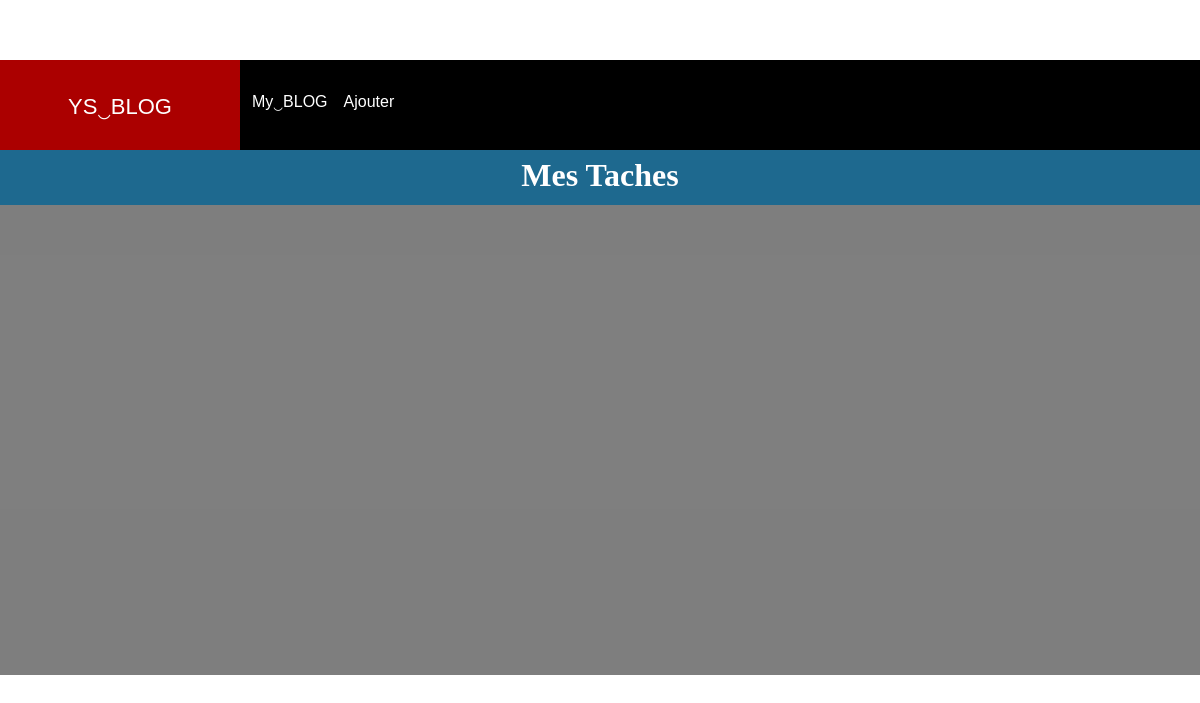
/blog/, run on an earlier commit of the app's database.
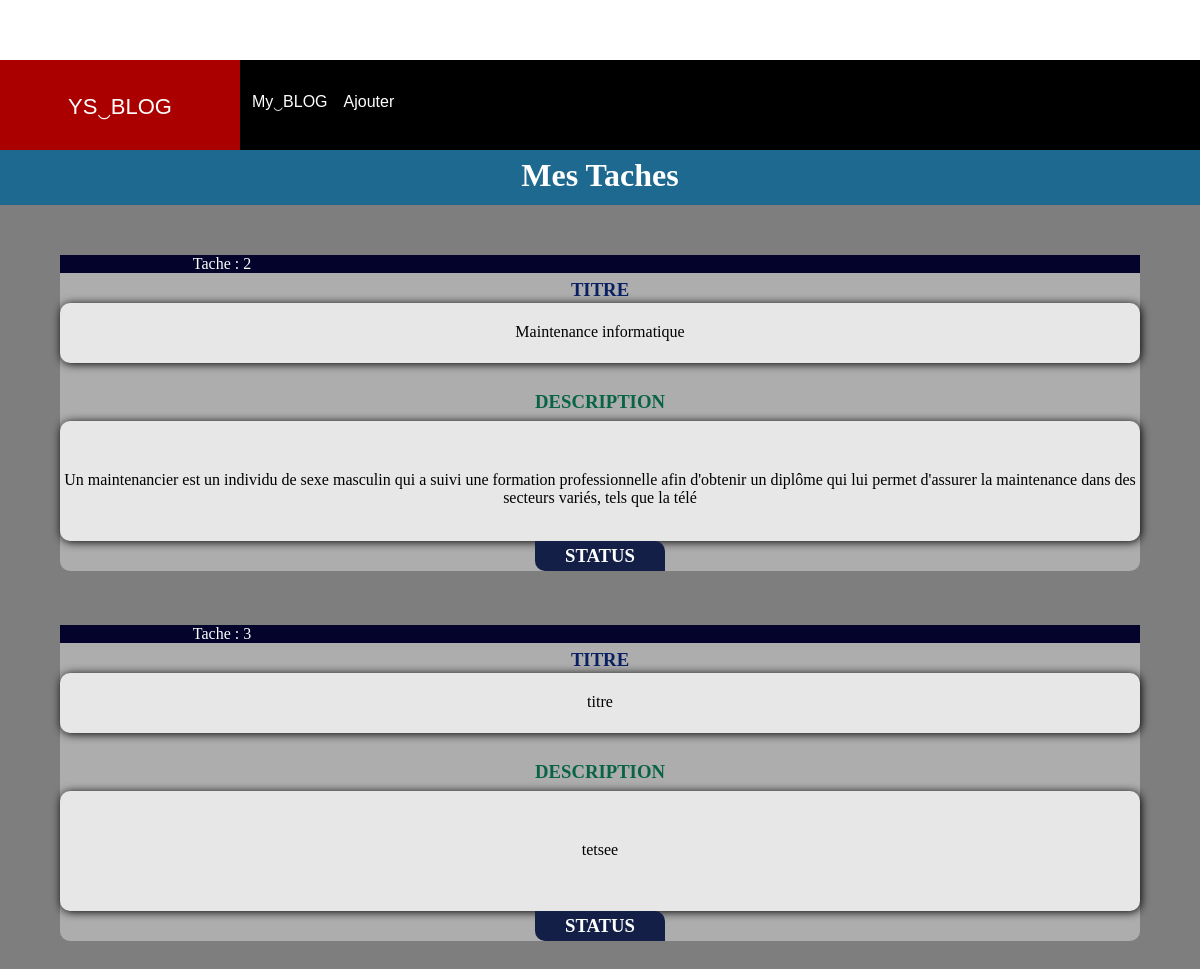
And on a later commit of the database.
### my_app/models.py (models this page shows, shortened)
class Article(models.Model):
    description = models.TextField(max_length=200)
    titre= models.CharField(max_length=100)

### my_app/views.py (the view)
# urls.py: 2. Add a URL to urlpatterns:  path('blog/', include('blog.urls'))
def blog(request):
    context={}
    context["datas"]=Article.objects.all()
    return render(request, "my_app/blog.html",context)

### my_app/templates/my_app/blog.html (shortened to what this page needs)
{% load static  %}
<!DOCTYPE html>
<html lang="en">
<head>
    <link rel="stylesheet" href=" {% static 'css/blog.css' %} ">
</head>
<body>
            <div class="nav1">
                <div class="element1"><p>YS‿BLOG</p><strong> <a href="" id="affich"></a></strong></div>
                <div class="element2">
                    <ul class="dd">
                        <li ><a href="{% url 'blog' %}">My‿BLOG</a></li>
                        <li><a href="{% url 'list_view' %}">Ajouter</a></li>
                    </ul>
                </div>
            </div>
            <header>
    <h3 class="classp">Mes Taches</H3 >
    {% for data in datas %}
        <div class="content">
            <div class="tache">Tache : {{data.id}}</div>
            <h3 class="TITRE">TITRE</h3>
            <div class="titre">{{data.titre}}</div><br>
            <h3 class="DESCRIPTION">DESCRIPTION</h3>
            <div class="description">{{data.description}}</div>
            <h3 class="STATUS">STATUS</h3>
        </div><br><br><br>
    {% endfor %}
</header>
</body>
</html>

### my_app/static/css/blog.css (style rules this page uses)
* { margin: 0; padding: 0; box-sizing: border-box; scroll-behavior: smooth; }
body { margin: 0; padding: 0; box-sizing: border-box; }
header { position: relative; width: 100%; background-color: #636363d2; color: white; }
.nav1 { width: 100%; height: 90px; display: flex; justify-content: center; background-color: #ab0000; z-index: 1; position: fixed; }
.element1 { width: 20%; height: 100%; justify-content: center; text-align: center; }
.element1 p { color: white; font-size: 22px; position: relative; font-family: 'Lucida Sans', 'Lucida Sans Regular', 'Lucida Grande', 'Lucida Sans Unicode', Geneva, Verdana, sans-serif; top: 30px; }
.element2 { width: 80%; height: 100%; background-color: #000000; }
.element2 ul li a { text-decoration: none; color: white; font-family: 'Trebuchet MS', 'Lucida Sans Unicode', 'Lucida Grande', 'Lucida Sans', Arial, sans-serif; position: relative; top: 20px; }
.element2 ul { position: relative; top: 10px; }
.element2 ul li { display: inline; justify-content: center; margin-left: 12px; }
.content { background-color: #bdbdbdc2; width: 90%; border-radius: 10px; position: relative; justify-content: center; text-align: center; margin: 0 auto; bottom: 420px; }
.TITRE { height: 30px; width: 20%; padding-top: 6px; color: #091f64; justify-content: center; text-align: center; margin: 0 auto; }
.DESCRIPTION { color: #096447; height: 40px; width: 20%; padding-top: 10px; justify-content: center; text-align: center; margin: 0 auto; }
.STATUS { background-color: #131f46; height: 30px; width: 12%; padding-top: 4px; justify-content: center; border-radius: 0px 10px 0px 10px; text-align: center; margin: 0 auto; }
.description { background-color: rgb(231, 231, 231); border-radius: 10px; color: black; min-height: 120px; padding-top: 50px; text-align: center; box-shadow:1px 1px 10px 0px rgb(0, 0, 0); }
.tache { background-color: #03032b; width: 100%; position: relative; padding-right: 70%; }
.titre { background-color: rgb(231, 231, 231); border-radius: 10px; color: black; min-height: 60px; padding-top: 20px; text-align: center; box-shadow:1px 1px 10px 0px rgb(0, 0, 0); }
.classp { background-color: #1e698f; height: 60px; position: relative; bottom: 470px; justify-content: center; align-items: center; display: flex; font-size: 32px; }

What changed in the data, as far as the page shows it:
added Article: id "2", titre "Maintenance informatique", description "Un maintenancier est un individu de sexe masculin qui a suivi une formation professionnelle afin d'obtenir un diplôme qui lui permet d'assurer la maintenance dans des secteurs variés, tels que la télé"
added Article: id "3", titre "titre", description "tetsee"
